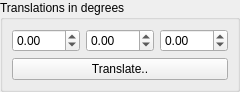
<?xml version="1.0" encoding="UTF-8"?>
<ui version="4.0">
 <class>TranslationWidget</class>
 <widget class="QWidget" name="TranslationWidget">
  <property name="geometry">
   <rect>
    <x>0</x>
    <y>0</y>
    <width>227</width>
    <height>82</height>
   </rect>
  </property>
  <property name="windowTitle">
   <string>Translation</string>
  </property>
  <layout class="QGridLayout" name="gridLayout">
   <property name="margin">
    <number>0</number>
   </property>
   <property name="spacing">
    <number>0</number>
   </property>
   <item row="0" column="2">
    <widget class="QGroupBox" name="groupBox">
     <property name="title">
      <string>Translations in degrees</string>
     </property>
     <layout class="QGridLayout" name="gridLayout_2">
      <item row="1" column="0">
       <widget class="QDoubleSpinBox" name="xAngle">
        <property name="minimum">
         <double>-180.000000000000000</double>
        </property>
        <property name="maximum">
         <double>180.000000000000000</double>
        </property>
        <property name="singleStep">
         <double>10.000000000000000</double>
        </property>
       </widget>
      </item>
      <item row="2" column="0" colspan="3">
       <widget class="QPushButton" name="TranslateButton">
        <property name="text">
         <string>Translate..</string>
        </property>
       </widget>
      </item>
      <item row="1" column="2">
       <widget class="QDoubleSpinBox" name="zAngle">
        <property name="minimum">
         <double>-180.000000000000000</double>
        </property>
        <property name="maximum">
         <double>180.000000000000000</double>
        </property>
        <property name="singleStep">
         <double>10.000000000000000</double>
        </property>
       </widget>
      </item>
      <item row="1" column="1">
       <widget class="QDoubleSpinBox" name="yAngle">
        <property name="minimum">
         <double>-180.000000000000000</double>
        </property>
        <property name="maximum">
         <double>180.000000000000000</double>
        </property>
        <property name="singleStep">
         <double>10.000000000000000</double>
        </property>
       </widget>
      </item>
     </layout>
    </widget>
   </item>
  </layout>
 </widget>
 <resources>
  <include location="../../Workspace.qrc"/>
 </resources>
 <connections/>
</ui>
